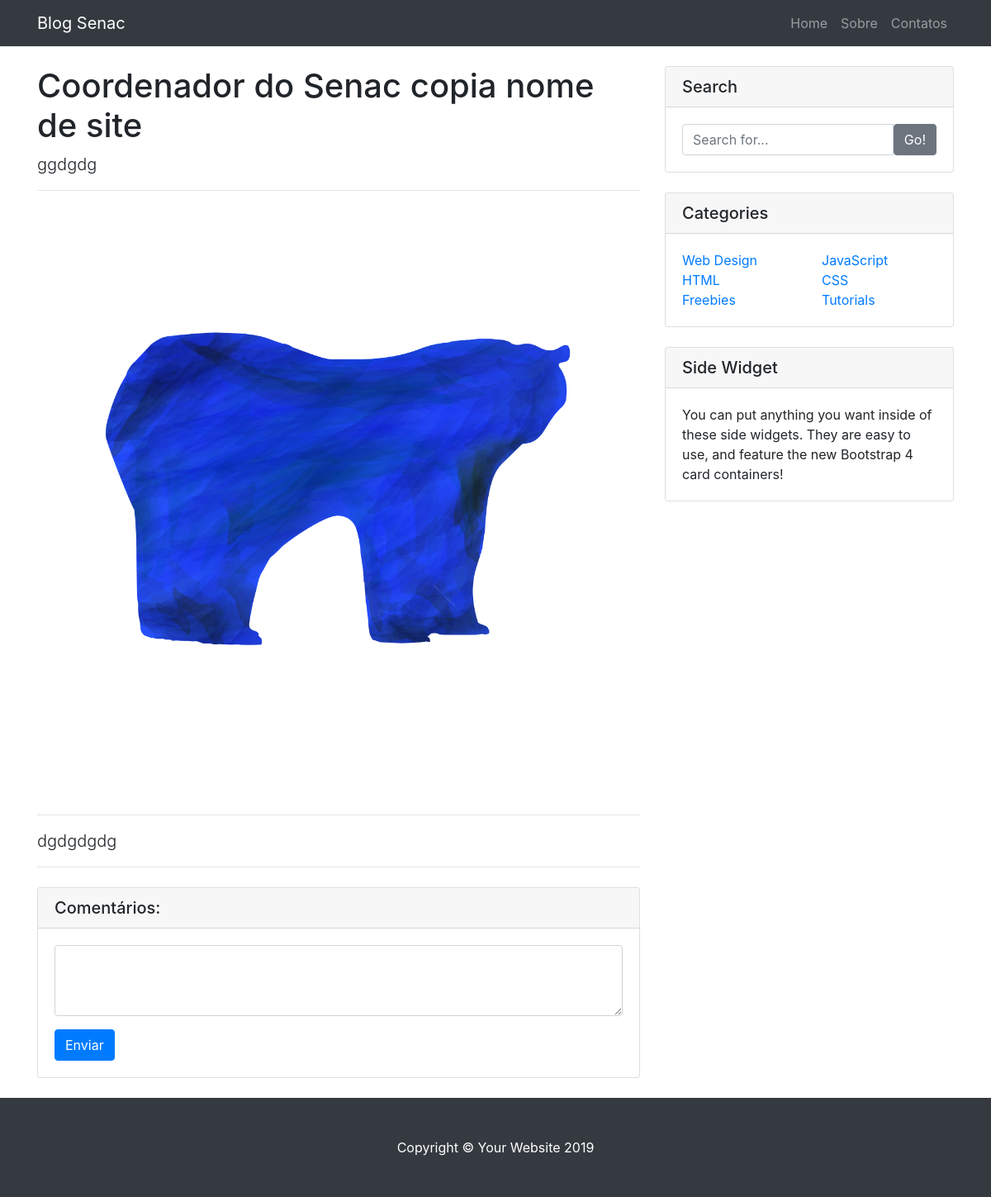
Screenshot of /blog/post/4/ with the database file from the repository.
### website/models.py (models this page shows, shortened)
class Post(models.Model):
    class Categorias(models.TextChoices):
        PY = 'PY', 'Python'
        DJ = 'DJ', 'Django'
        PG = 'PG', 'Programação'
        IOT = 'IoT', 'Internet das Coisas'
        POO = 'POO', 'Programação Orientada a Objetos'
        BD = 'BD', 'Banco de dados'
    STATUS = (
        ('rascunho','Rascunho'),
        ('publicado', 'Publicado')
    )
    title = models.CharField(max_length=100)
    sub_title = models.CharField(max_length=200)
    content = models.TextField()
    imagem = models.ImageField(upload_to='posts', null=True, blank=True)
    categoria = models.CharField(max_length = 3,
                                 choices = Categorias.choices,
                                 default = Categorias.PG
                                )
    Status = models.CharField(max_length = 10,
                              choices=STATUS,
                              default = 'rascunho')
    ativado = models.BooleanField(default = True)
    def full_name(self):
        return self.title + self.sub_title
    full_name.admin_order_field = 'title'

### website/views.py (the view)
# urls.py: path('post/<int:id>/', post_detalhes, name = 'post_detalhes'),
def post_detalhes(request, id):
	post = Post.objects.get(id=id)
	data = {
		'Post': post
	}
	return render(request, 'postagem.html', data)

### website/templates/postagem.html (shortened to what this page needs)
{% extends 'base_post.html' %}
{% block url %}{% url 'postagens'%}{% endblock %}
{% block postagem %}
  <h1 class="mt-4">{{ Post.title }}</h1>
  <p class="lead">
    {{ Post.sub_title }}
  </p>
  <hr>
  {% if Post.imagem %}
    <img class="img-fluid rounded" src="{{ Post.imagem.url }}" width="900" height="300" alt="Card image cap">
  {% else %}
    <img class="img-fluid rounded" src="http://placehold.it/900x300" alt="Card image cap">
  {% endif %}
  <hr>
  <p class="lead">{{ Post.content }}</p>
  <hr>
  <div class="card my-4">
      <h5 class="card-header">Comentários:</h5>
    <div class="card-body">
      <form>
        <div class="form-group">
          <textarea class="form-control" rows="3"></textarea>
        </div>
        <button type="submit" class="btn btn-primary">Enviar</button>
      </form>
    </div>
  </div>
{% endblock %}

### website/static/css/blog-home.css (style rules this page uses)
body { padding-top: 56px; }

### rows the page displays
Post: title "Coordenador do Senac copia nome de site", sub_title "ggdgdg", imagem (picture), content "dgdgdgdg"
